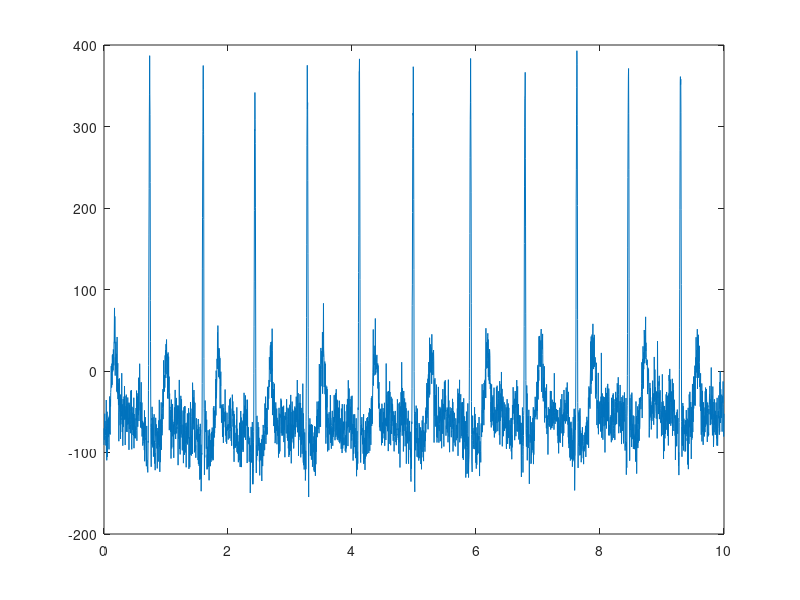

MATLAB code to generate this figure:
%load ecg signal
load('m103.mat');
Fs=360;
T=10; % 10 seconds
ecg_sig=(val(1:T*Fs)-1024);
sig_len=length(ecg_sig);
t=linspace(0,T,T*Fs);

plot(t,ecg_sig)


%% Generate noise
% sig_power=(1/sig_len)*(norm(ecg_sig).^2);
sig_power=var(ecg_sig);
SNR=10;
Nstd=sqrt(sig_power/(10^(SNR/10)));
emg_syn=Nstd*randn([1,sig_len]);

%% Construct noisy signal
ecg_in=ecg_sig+emg_syn;
plot(t,ecg_in);

%%









